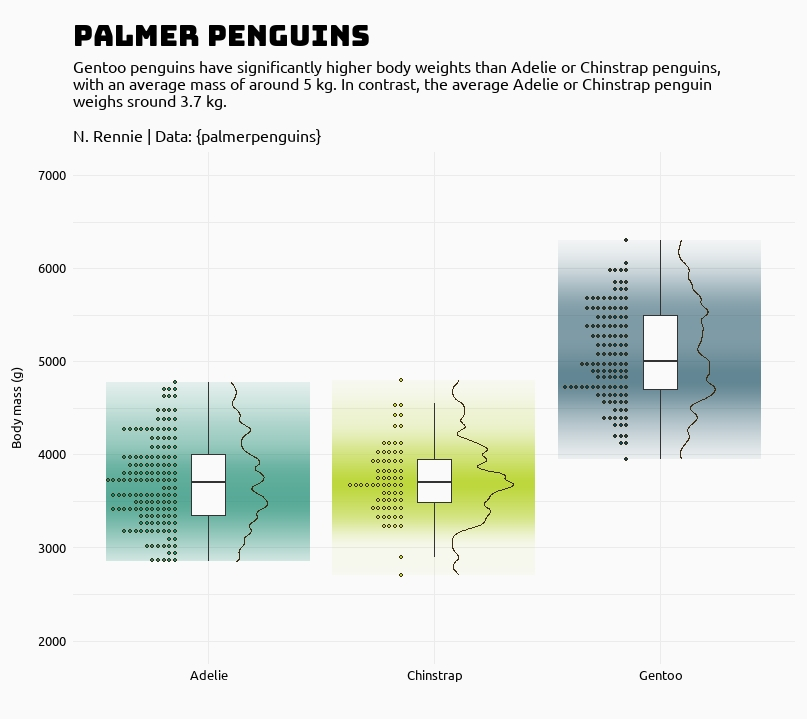

The R source for this figure:
library(tidyverse)
library(ggdist)
library(showtext)
library(rcartocolor)
library(usefunc)
library(palmerpenguins)

# add fonts
font_add_google(name = "Bungee", family = "bungee")
font_add_google(name = "Ubuntu", family = "ubuntu")
showtext_auto()

# prep data
plot_data <- penguins %>%
  select(species, body_mass_g) %>%
  drop_na()

# plot
p <- ggplot(data = plot_data,
            mapping = aes(x = species, y = body_mass_g, fill = species)) +
  stat_gradientinterval(position = "dodge",
                        colour = NA,
                        width = 1) +
  stat_halfeye(adjust = .3,
               width = .3,
               .width = 0,
               justification = -.3,
               point_colour = 'NA',
               slab_fill=NA,
               slab_colour='#3e2c12',
               slab_size=0.4) +
  geom_boxplot(width = .15,
               outlier.shape = NA,
               fill='#fafafa') +
  stat_dots(
    side = "left",
    dotsize = .8,
    justification = 1.15,
    binwidth = 75,
    colour='#3e2c12'
  ) +
  coord_cartesian(xlim = c(1, NA),
                  ylim = c(2000, 7000),
                  clip = "off") +
  scale_fill_manual(values = c("#1a8b71", "#bdd73d", "#0b4358")) +
  guides(fill="none", alpha='none') +
  labs(x = "", y = "Body mass (g)",
       title = "Palmer Penguins",
       subtitle = str_wrap_break("Gentoo penguins have significantly higher body weights than Adelie or Chinstrap penguins, with an average mass of around 5 kg. In contrast, the average Adelie or Chinstrap penguin weighs sround 3.7 kg.\n\nN. Rennie | Data: {palmerpenguins}", 90)) +
  theme_minimal() +
  theme(axis.title.y = element_text(family = "ubuntu", hjust = 0.5, size = 10, color = "black",
                                    margin = margin(t = 0, r = 10, b = 0, l = 0)),
        axis.title.x = element_text(family = "ubuntu", hjust = 0.5, size = 10, color = "black",
                                    margin = margin(t = 10, r = 0, b = 0, l = 0)),
        axis.text = element_text(family = "ubuntu", hjust = 0.5, size = 10, color = "black"),
        plot.title = element_text(family = "bungee", hjust = 0, size = 22, color = "black",
                                  margin = margin(t = 10, r = 0, b = 10, l = 0)),
        plot.subtitle = element_text(family = "ubuntu", hjust = 0, size = 12, color = "black"),
        plot.background = element_rect(fill = "#fafafa", colour="#fafafa"),
        panel.background = element_rect(fill = "#fafafa", colour="#fafafa"),
        plot.margin = unit(c(0.3,0.3,0.3,0.3), "cm"),
        legend.position = "none",
        axis.ticks = element_blank()
  )

p
